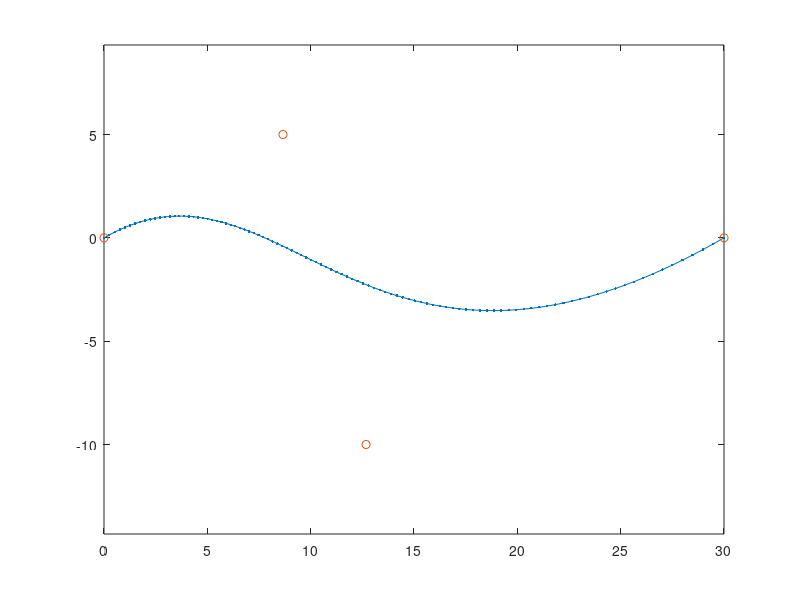

MATLAB code for this plot: (Note: this script raises an error after producing the figure.)
%
figure(1);
clf(1);
R1=10;
R2=20;
th1=30;
th2=30+180;
%for th2=90:30:270
    %for th1=-90:30:90
        rad1= pi/180 * th1;
        rad2= pi/180 * th2;
        B=[ 0,0;
              R1*cos(rad1),R1*sin(rad1);
           30+R2*cos(rad2),R2*sin(rad2);
           30,0];

        t=[0:100]'/100.0;
        T=[t.^3,3*t.^2.*(1-t),3*t.*(1-t).^2,(1-t).^3];

        P=T*B;     
            
        plot( P(:,1), P(:,2), '.-',...
              B(:,1), B(:,2), 'o' );
        hold on;
        axis equal;
        K=zeros(size(t,2),3);
        for ti=2:(size(t,1)-1)            
            CP=P((ti-1):(ti+1),:);
            [tmpP,tmpR]=GetCircleParam(CP);
            K(ti,:)=[P(ti,1:2),1/tmpR];
        end
        
        plot( P(:,1), P(:,2), '.-',...
              K(:,1), K(:,3)*100, '.-',...
              B(:,1), B(:,2), 'o' );
        hold on;
        axis equal;
    %end
%end
